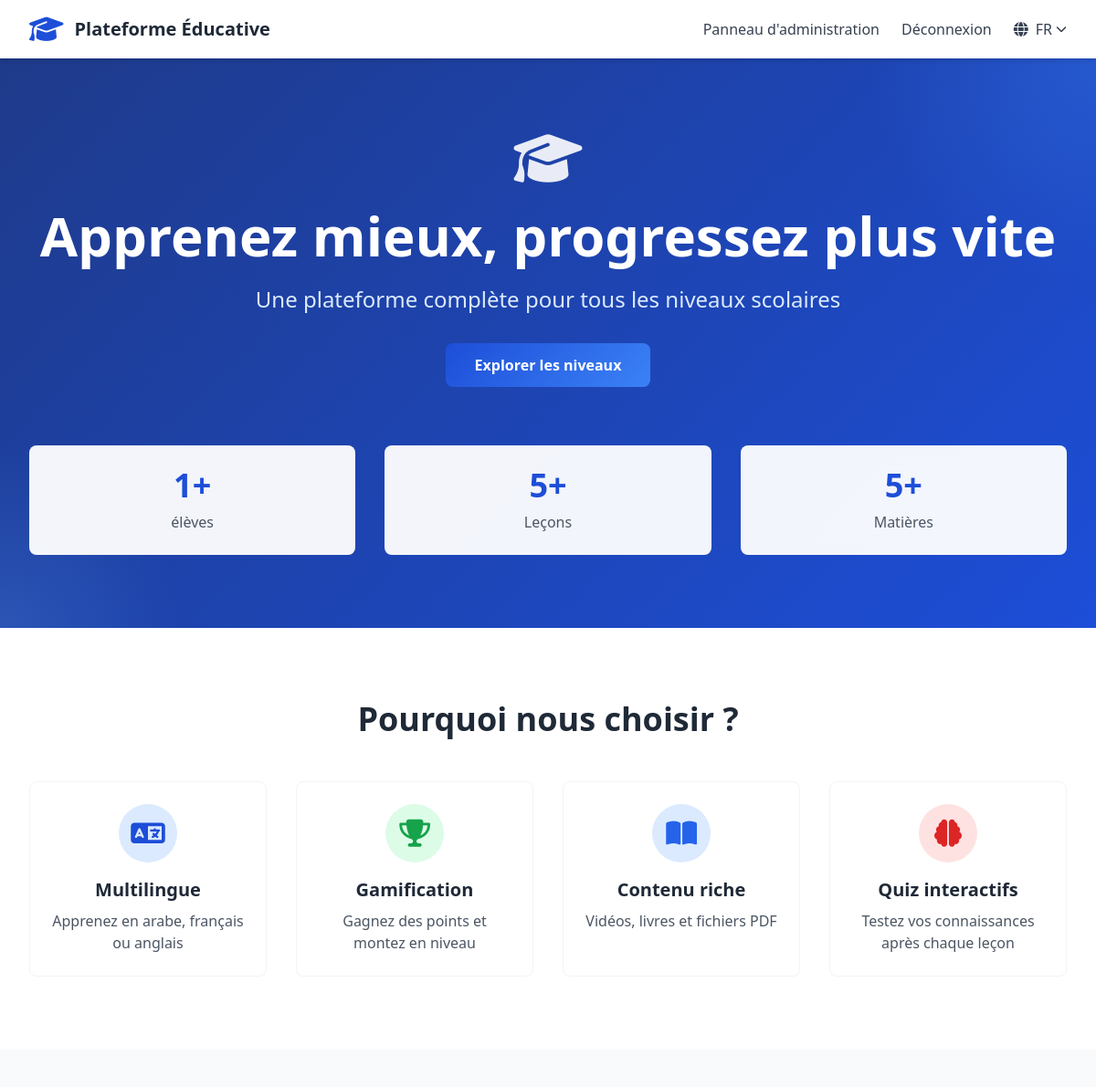
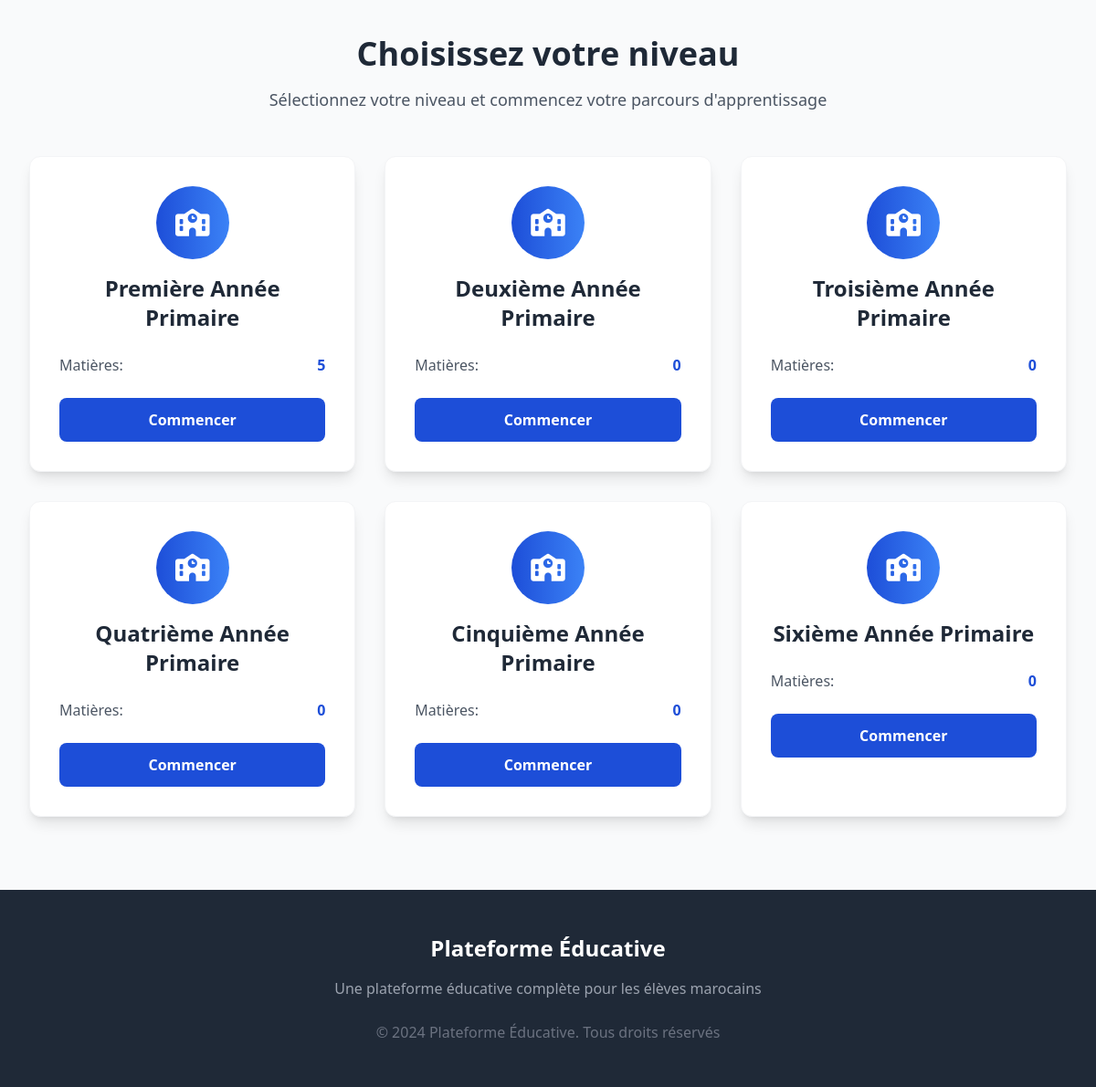
The page / (signed in) on the database its author committed (2 pictures, top to bottom).
### tables this page shows
CREATE TABLE `levels` (
  `id` int(11) NOT NULL AUTO_INCREMENT,
  `name_ar` varchar(100) NOT NULL,
  `name_fr` varchar(100) NOT NULL,
  `name_en` varchar(100) NOT NULL,
  `description_ar` text,
  `description_fr` text,
  `description_en` text,
  `display_order` int(11) NOT NULL DEFAULT 0,
  `is_active` tinyint(1) NOT NULL DEFAULT 1,
  `created_at` timestamp NOT NULL DEFAULT CURRENT_TIMESTAMP,
  `updated_at` timestamp NOT NULL DEFAULT CURRENT_TIMESTAMP ON UPDATE CURRENT_TIMESTAMP,
  PRIMARY KEY (`id`),
  KEY `display_order` (`display_order`),
  KEY `is_active` (`is_active`)
);

### includes/functions.php (called while the page is built, shortened)
<?php
function getCurrentLang(): string
{
    $lang = $_SESSION['lang'] ?? DEFAULT_LANG;
    return in_array($lang, AVAILABLE_LANGS, true) ? $lang : DEFAULT_LANG;
}
function getDirection(): string
{
    return getCurrentLang() === 'ar' ? 'rtl' : 'ltr';
}
function loadLanguage(?string $lang = null): array
{
    $lang = $lang ?? getCurrentLang();
    $file = LANG_DIR . $lang . '.json';
    $json = file_get_contents($file);
    $data = json_decode($json, true);
    return is_array($data) ? $data : [];
}
function t(string $key): string
{
    static $translations = null;
    if ($translations === null) {
        $translations = loadLanguage();
    }
    return $translations[$key] ?? $key;
}
function isLoggedIn(): bool
{
    return !empty($_SESSION['user_id']);
}

### includes/db.php (called while the page is built, shortened)
<?php
$db = null;
function db_connect(): PDO
{
    global $db;
    if ($db !== null) {
        return $db;
    }
    $maxRetries = 3;
    $retryDelay = 2;
    for ($attempt = 1; $attempt <= $maxRetries; $attempt++) {
        try {
            $dsn = sprintf(
                'mysql:host=%s;dbname=%s;charset=%s',
                DB_HOST,
                DB_NAME,
                DB_CHARSET ?? 'utf8mb4'
            );
            $options = [
                PDO::ATTR_ERRMODE            => PDO::ERRMODE_EXCEPTION,
                PDO::ATTR_DEFAULT_FETCH_MODE => PDO::FETCH_ASSOC,
                PDO::ATTR_EMULATE_PREPARES   => false,
                PDO::ATTR_TIMEOUT            => 10,
                PDO::MYSQL_ATTR_INIT_COMMAND => sprintf(
                    "SET NAMES %s COLLATE %s_unicode_ci",
                    DB_CHARSET ?? 'utf8mb4',
                    DB_CHARSET ?? 'utf8mb4'
                ),
            ];
            $db = new PDO($dsn, DB_USER, DB_PASS, $options);
            $db->query('SELECT 1');
            return $db;
        } catch (PDOException $e) {
            $lastError = $e;
            $errorMsg = sprintf(
                "[DB] Connection attempt %d/%d failed. Host: %s, DB: %s, User: %s, Error: %s",
                $attempt,
                $maxRetries,
                DB_HOST,
                DB_NAME,
                DB_USER,
                $e->getMessage()
            );
            error_log($errorMsg);
            $errorCode = $e->getCode();
            $errorMessage = $e->getMessage();
            if (
                $errorCode === 1045 ||
                strpos($errorMessage, 'Access denied') !== false ||
                strpos($errorMessage, 'Unknown database') !== false
            ) {
                break;
            }
            if ($attempt < $maxRetries) {
                sleep($retryDelay);
            }
        }
    }
    ?>
    <?php
    exit;
}
function db(): PDO
{
    return db_connect();
}
function db_row(string $sql, array $params = []): ?array
{
    $pdo = db_connect();
    $stmt = $pdo->prepare($sql);
    $stmt->execute($params);
    $result = $stmt->fetch(PDO::FETCH_ASSOC);
    return $result ?: null;
}
function db_all(string $sql, array $params = []): array
{
    $pdo = db_connect();
    $stmt = $pdo->prepare($sql);
    $stmt->execute($params);
    return $stmt->fetchAll(PDO::FETCH_ASSOC);
}

### index.php (the view, shortened to what this page needs)
<?php
require_once __DIR__ . '/includes/db.php';
require_once __DIR__ . '/includes/functions.php';
$currentLang = getCurrentLang();
$direction = getDirection();
try {
    $levels = db_all("SELECT * FROM levels ORDER BY display_order ASC");
    $stats = db_row("
        SELECT
            (SELECT COUNT(*) FROM users WHERE role = 'student') as total_students,
            (SELECT COUNT(*) FROM lessons WHERE is_published = 1) as total_lessons,
            (SELECT COUNT(*) FROM subjects) as total_subjects
    ");
} catch (Exception $e) {
    error_log('[INDEX] Database error: ' . $e->getMessage());
    $levels = [];
    $stats = ['total_students' => 0, 'total_lessons' => 0, 'total_subjects' => 0];
}
?>
<!DOCTYPE html>
<html lang="<?php echo $currentLang; ?>" dir="<?php echo $direction; ?>">
<head>
    <script src="https://cdn.tailwindcss.com"></script>
    <link rel="stylesheet" href="https://cdnjs.cloudflare.com/ajax/libs/font-awesome/6.4.0/css/all.min.css">
</head>
<body class="bg-white">
<nav class="bg-white shadow-md sticky top-0 z-50">
    <div class="max-w-7xl mx-auto px-4 sm:px-6 lg:px-8">
        <div class="flex justify-between items-center h-16">
            <div class="flex items-center">
                <i class="fas fa-graduation-cap text-3xl text-blue-700"></i>
                <span class="<?php echo $direction === 'rtl' ? 'mr-3' : 'ml-3'; ?> text-xl font-bold text-gray-800">
                    <?php echo t('app_name'); ?>
                </span>
            </div>
            <div class="hidden md:flex items-center space-x-6 <?php echo $direction === 'rtl' ? 'space-x-reverse' : ''; ?>">
                <?php if (isLoggedIn()): ?>
                    <?php if (in_array($_SESSION['user_role'] ?? '', ['admin', 'super_admin', 'staff'], true)): ?>
                        <a href="admin/dashboard.php" class="text-gray-700 hover:text-blue-700 transition font-medium">
                            <?php echo t('admin_panel'); ?>
                        </a>
                    <?php else: ?>
                        <a href="dashboard.php" class="text-gray-700 hover:text-blue-700 transition font-medium">
                            <?php echo t('dashboard'); ?>
                        </a>
                    <?php endif; ?>
                    <a href="logout.php" class="text-gray-700 hover:text-blue-700 transition font-medium">
                        <?php echo t('logout'); ?>
                    </a>
                <?php endif; ?>
                <div class="relative" x-data="{ open: false }">
                    <button @click="open = !open" class="flex items-center text-gray-700 hover:text-blue-700">
                        <i class="fas fa-globe"></i>
                        <span class="uppercase <?php echo $direction === 'rtl' ? 'mr-2' : 'ml-2'; ?>"><?php echo $currentLang; ?></span>
                        <i class="fas fa-chevron-down text-xs <?php echo $direction === 'rtl' ? 'mr-1' : 'ml-1'; ?>"></i>
                    </button>
                </div>
            </div>
        </div>
    </div>
</nav>
<section class="gradient-bg text-white py-20 relative">
    <div class="max-w-7xl mx-auto px-4 sm:px-6 lg:px-8 text-center relative z-10">
        <div class="float-icon mb-6">
            <i class="fas fa-graduation-cap text-6xl opacity-90"></i>
        </div>
        <h1 class="text-4xl md:text-6xl font-bold mb-6"><?php echo t('hero_title'); ?></h1>
        <p class="text-xl md:text-2xl mb-8 text-blue-100"><?php echo t('hero_subtitle'); ?></p>
        <div class="flex justify-center gap-4 flex-wrap">
            <a href="#levels" class="btn-primary px-8 py-3 rounded-lg font-semibold text-white">
                <?php echo t('hero_cta'); ?>
            </a>
        </div>
        <div class="mt-16 grid grid-cols-1 md:grid-cols-3 gap-8">
            <div class="stat-card rounded-lg p-6 float-icon">
                <div class="text-4xl font-bold text-blue-700"><?php echo number_format($stats['total_students']); ?>+</div>
                <div class="text-gray-600 mt-2 font-medium"><?php echo t('students'); ?></div>
            </div>
            <div class="stat-card rounded-lg p-6 float-icon-slow">
                <div class="text-4xl font-bold text-blue-700"><?php echo number_format($stats['total_lessons']); ?>+</div>
                <div class="text-gray-600 mt-2 font-medium"><?php echo t('lessons'); ?></div>
            </div>
            <div class="stat-card rounded-lg p-6 float-icon">
                <div class="text-4xl font-bold text-blue-700"><?php echo number_format($stats['total_subjects']); ?>+</div>
                <div class="text-gray-600 mt-2 font-medium"><?php echo t('subjects'); ?></div>
            </div>
        </div>
    </div>
</section>
<section class="py-20 bg-white">
    <div class="max-w-7xl mx-auto px-4 sm:px-6 lg:px-8">
        <h2 class="text-3xl md:text-4xl font-bold text-center text-gray-800 mb-12">
            <?php echo t('features_title'); ?>
        </h2>
        <div class="grid grid-cols-1 md:grid-cols-4 gap-8">
            <div class="text-center card-hover rounded-lg p-6 border border-gray-100">
                <div class="bg-blue-100 w-16 h-16 rounded-full flex items-center justify-center mx-auto mb-4">
                    <i class="fas fa-language text-3xl text-blue-700"></i>
                </div>
                <h3 class="text-xl font-semibold text-gray-800 mb-2"><?php echo t('feature_multilang_title'); ?></h3>
                <p class="text-gray-600"><?php echo t('feature_multilang_desc'); ?></p>
            </div>
            <div class="text-center card-hover rounded-lg p-6 border border-gray-100">
                <div class="bg-green-100 w-16 h-16 rounded-full flex items-center justify-center mx-auto mb-4">
                    <i class="fas fa-trophy text-3xl text-green-600"></i>
                </div>
                <h3 class="text-xl font-semibold text-gray-800 mb-2"><?php echo t('feature_gamification_title'); ?></h3>
                <p class="text-gray-600"><?php echo t('feature_gamification_desc'); ?></p>
            </div>
            <div class="text-center card-hover rounded-lg p-6 border border-gray-100">
                <div class="bg-blue-100 w-16 h-16 rounded-full flex items-center justify-center mx-auto mb-4">
                    <i class="fas fa-book-open text-3xl text-blue-600"></i>
                </div>
                <h3 class="text-xl font-semibold text-gray-800 mb-2"><?php echo t('feature_content_title'); ?></h3>
                <p class="text-gray-600"><?php echo t('feature_content_desc'); ?></p>
            </div>
            <div class="text-center card-hover rounded-lg p-6 border border-gray-100">
                <div class="bg-red-100 w-16 h-16 rounded-full flex items-center justify-center mx-auto mb-4">
                    <i class="fas fa-brain text-3xl text-red-600"></i>
                </div>
                <h3 class="text-xl font-semibold text-gray-800 mb-2"><?php echo t('feature_quizzes_title'); ?></h3>
                <p class="text-gray-600"><?php echo t('feature_quizzes_desc'); ?></p>
            </div>
        </div>
    </div>
</section>
<section id="levels" class="py-20 bg-gray-50">
    <div class="max-w-7xl mx-auto px-4 sm:px-6 lg:px-8">
        <h2 class="text-3xl md:text-4xl font-bold text-center text-gray-800 mb-4">
            <?php echo t('choose_level'); ?>
        </h2>
        <p class="text-center text-gray-600 mb-12 text-lg">
            <?php echo t('select_your_level_desc'); ?>
        </p>
        <div class="grid grid-cols-1 md:grid-cols-3 gap-8">
            <?php foreach ($levels as $level): ?>
            <a href="register.php?level=<?php echo $level['id']; ?>"
               class="block bg-white rounded-xl shadow-lg overflow-hidden card-hover border border-gray-100">
                <div class="p-8">
                    <div class="text-center mb-6">
                        <div class="bg-gradient-to-r from-blue-700 to-blue-500 w-20 h-20 rounded-full flex items-center justify-center mx-auto mb-4 float-icon">
                            <i class="fas fa-school text-3xl text-white"></i>
                        </div>
                        <h3 class="text-2xl font-bold text-gray-800">
                            <?php echo $level['name_' . $currentLang]; ?>
                        </h3>
                    </div>
                    <?php
                    $subjectStmt = db()->prepare("SELECT COUNT(*) as count FROM subjects WHERE level_id = ?");
                    $subjectStmt->execute([$level['id']]);
                    $subjectCount = $subjectStmt->fetch()['count'];
                    ?>
                    <div class="space-y-3 text-gray-600 mb-6">
                        <div class="flex items-center justify-between">
                            <span><?php echo t('subjects'); ?>:</span>
                            <span class="font-semibold text-blue-700"><?php echo $subjectCount; ?></span>
                        </div>
                    </div>
                    <div class="bg-blue-700 text-white text-center py-3 rounded-lg font-semibold hover:bg-blue-800 transition">
                        <?php echo t('start_learning'); ?>
                    </div>
                </div>
            </a>
            <?php endforeach; ?>
        </div>
    </div>
</section>
<footer class="bg-gray-800 text-white py-12">
    <div class="max-w-7xl mx-auto px-4 sm:px-6 lg:px-8">
        <div class="text-center">
            <h3 class="text-2xl font-bold mb-4"><?php echo t('app_name'); ?></h3>
            <p class="text-gray-400 mb-6"><?php echo t('footer_description'); ?></p>
            <p class="text-gray-500">&copy; 2024 <?php echo t('app_name'); ?>. <?php echo t('all_rights_reserved'); ?></p>
        </div>
    </div>
</footer>
</body>
</html>

### index.php (style rules this page uses)
.gradient-bg { background: linear-gradient(135deg, #1e3a8a 0%, #1d4ed8 100%); position: relative; overflow: hidden; }
.gradient-bg::before { content: ''; position: absolute; width: 500px; height: 500px; border-radius: 50%; background: radial-gradient(circle, rgba(59,130,246,0.3) 0%, transparent 70%); top: -250px; right: -250px; animation: pulse-glow 8s ease-in-out infinite; }
.gradient-bg::after { content: ''; position: absolute; width: 400px; height: 400px; border-radius: 50%; background: radial-gradient(circle, rgba(96,165,250,0.2) 0%, transparent 70%); bottom: -200px; left: -200px; animation: pulse-glow 6s ease-in-out infinite 2s; }
.float-icon { animation: float 6s ease-in-out infinite; }
.float-icon-slow { animation: floatSlow 8s ease-in-out infinite; }
.card-hover { transition: all 0.3s ease; background: white; }
.stat-card { background: rgba(255,255,255,0.95); backdrop-filter: blur(10px); }
.btn-primary { background: linear-gradient(135deg, #1d4ed8, #3b82f6); transition: all 0.3s ease; }

### rows shown on the page
levels: name_fr "Première Année Primaire", subjectCount "5"
levels: name_fr "Deuxième Année Primaire", subjectCount "0"
levels: name_fr "Troisième Année Primaire", subjectCount "0"
levels: name_fr "Quatrième Année Primaire", subjectCount "0"
levels: name_fr "Cinquième Année Primaire", subjectCount "0"
levels: name_fr "Sixième Année Primaire", subjectCount "0"

### other values the page prints
t('app_name') "Plateforme Éducative"
t('admin_panel') "Panneau d'administration"
t('logout') "Déconnexion"
$currentLang "FR"
t('hero_title') "Apprenez mieux, progressez plus vite"
t('hero_subtitle') "Une plateforme complète pour tous les niveaux scolaires"
t('hero_cta') "Explorer les niveaux"
$stats['total_students'] "1"
t('students') "élèves"
$stats['total_lessons'] "5"
t('lessons') "Leçons"
$stats['total_subjects'] "5"
t('subjects') "Matières"
t('features_title') "Pourquoi nous choisir ?"
t('feature_multilang_title') "Multilingue"
